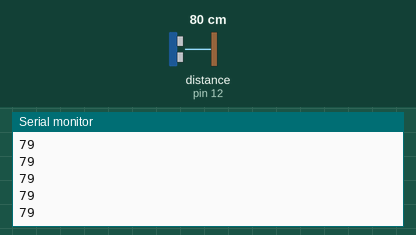
Bench run of a sketch on a simulated Arduino Uno, built with avr-gcc and run on an emulated ATmega328P. Shown: the last lines printed to the serial monitor. Wiring (inferred from the names in the program): ultrasonic range finder: trigger pin 11; echo pin 12. Inputs (shaded band) come from the test bench; at power-on: distance to the obstacle (sensor on pin 12) 80 cm. The echo pulse lasts 58.3 µs per cm.

Above: at 1.2 s.
1.3 s: distance to the obstacle (sensor on pin 12) set to 2 cm
At 1.9 s:
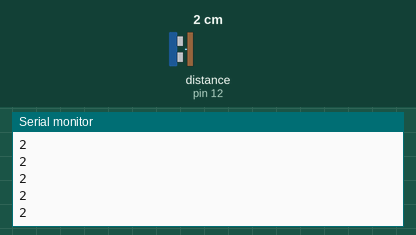
2.8 s: distance to the obstacle (sensor on pin 12) set to 4 cm
At 3.9 s:
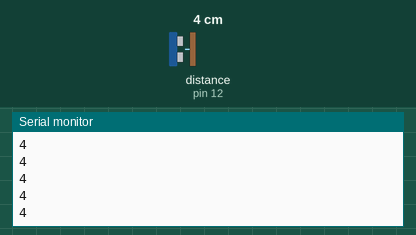
Timing chart, 0 to 5.8 s (numbered marks = the images above; inputs shaded):
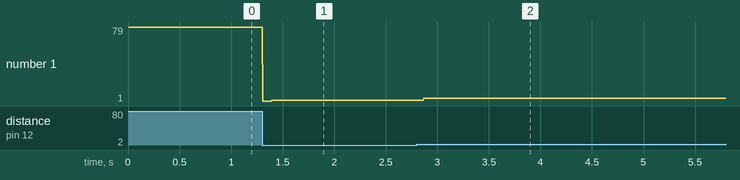

The sketch:

Echo_test.ino
```cpp
const int Trig = 11;
const int Echo = 12;

void setup() {
  // put your setup code here, to run once:
  pinMode(Trig, OUTPUT);
  pinMode(Echo, INPUT);
  Serial.begin(9600);
}

void loop() {
  // put your main code here, to run repeatedly:
  Serial.println(getDistance(Trig, Echo));
}

long getDistance(int trigPin, int echoPin) {
  digitalWrite(trigPin, LOW);
  delayMicroseconds(2);
  digitalWrite(trigPin, HIGH);
  delayMicroseconds(10);
  digitalWrite(trigPin, LOW);
  return (pulseIn(echoPin, HIGH) / 2) / 29.1;
}
```

Measured:
- after the input at 1.3 s, the serial monitor: prints a new line at once (image 1)
- after the input at 2.8 s, the serial monitor: prints a new line after 0.07 s (image 2)
- plotted number 1: 79 → 2 after the input at 1.3 s, 2 → 4 after the input at 2.8 s
